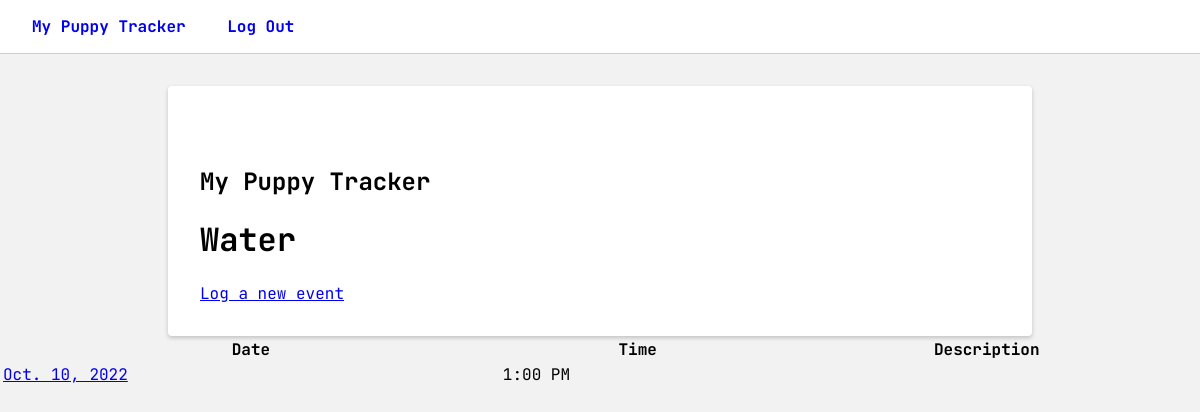
Screenshot of /records/category/Water/ (signed in) with the database file from the repository.
### records/models.py (models this page shows, shortened)
class Category(models.Model):
    name = models.CharField(max_length = 100)

class Log(models.Model):
    date = models.DateField(auto_now_add=False)
    time = models.TimeField(auto_now_add=False, null=True, blank=True)
    description = models.TextField(null=True, blank=True)
    category = models.ForeignKey(
        Category,
        related_name="logs",
        on_delete=models.CASCADE
    )

### records/views.py (the view)
# urls.py: path("category/<str:category_name>/", category_details, name="category_details"),
@login_required
def category_details(request, category_name):
    category_name = category_name.capitalize()
    category = get_object_or_404(Category, name=category_name)
    context = {"category": category}
    return render(request, "records/detail.html", context)

### records/templates/records/detail.html
{% extends 'base.html' %}
{% load static %}
{% block content %}
    <main>
        <div class="log-detail">
            <h2>
                My Puppy Tracker
            </h2>
            <h1>
                {{ category.name }}
            </h1>
            <a href="{% url 'log_event' category.name %}">Log a new event</a>
        </div>
        <div>
            <table>
                <thead>
                    <tr>
                        <th>Date</th>
                        <th>Time</th>
                        <th>Description</th>
                    </tr>
                </thead>
                <tbody>
                    {% for log in category.logs.all %}
                    <tr>
                        <td><a href="{% url 'edit_event' log.id %}">{{ log.date|date:"N d, Y" }}</a></td>
                        <td>{{ log.time|time:"g:i A" }}</td>
                        <td>{{ log.description }}</td>
                    </tr>
                    {% endfor %}
                </tbody>
            </table>
        </div>
    </main>
{% endblock content %}

### records/static/css/records.css (style rules this page uses)
body, input, textarea, button, select { font-family: 'JetBrains Mono', monospace; font-size: 16px; margin: 0; padding: 0; }
html, body { background-color: #F2F2F2; }
table { width: 100%; }
.log-detail h2 { margin-top: 2em; }
.my-tasks-list, .categories-list, .log-detail { background-color: white; border-radius: 4px; box-shadow: 0 2px 4px rgba(0, 0, 0, 0.2); margin: auto; max-width: 800px; padding: 2em; }

### rows the page displays
Category: name "Water"
Log: date "Oct. 10, 2022", time "1:00 PM"
